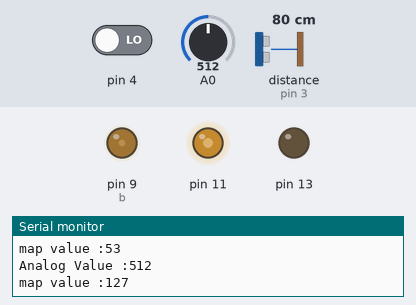
Recording of a sketch running on a simulated Arduino Uno, built with avr-gcc and run on an emulated ATmega328P. On the bench: output pins drawn as LEDs (lit = HIGH), the last lines printed to the serial monitor. Wiring (inferred from the names in the program): ultrasonic range finder: trigger pin 2; echo pin 3. The inputs (shaded band) are chosen by the test bench; at power-on: pin 4 LOW, distance to the obstacle (sensor on pin 3) 80 cm, A0 = 512. The echo pulse lasts 58.3 µs per cm; pins used as bus, display or sensor lines are not drawn.

Above: at 3.8 s.
3.9 s: pin 4 driven HIGH
At 5.8 s:
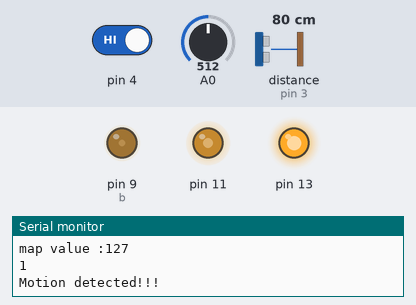
7.8 s: distance to the obstacle (sensor on pin 3) set to 24 cm
At 9.4 s:
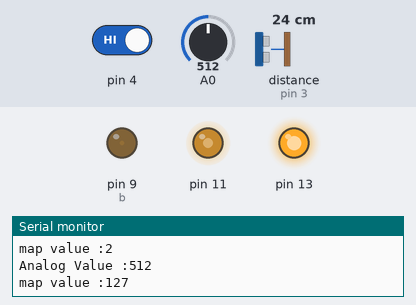
13.5 s: distance to the obstacle (sensor on pin 3) set to 21 cm
At 15.6 s:
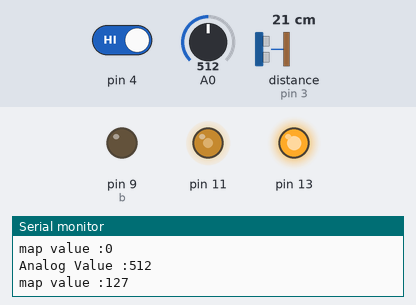
17.4 s: A0 set to 716
At 19.3 s:
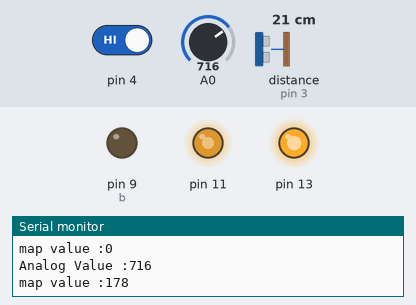
21.3 s: A0 set to 900
At 24.4 s:
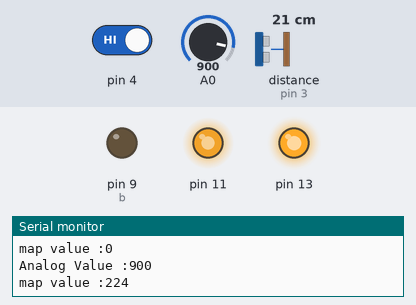
25.5 s: pin 4 driven LOW
At 27.1 s:
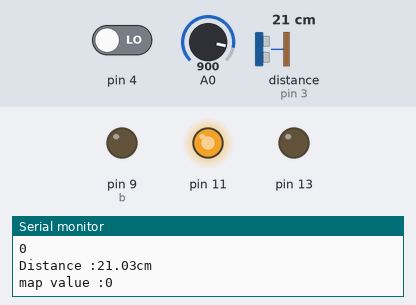
Timing chart, 0 to 28.6 s (numbered marks = the images above; inputs shaded):
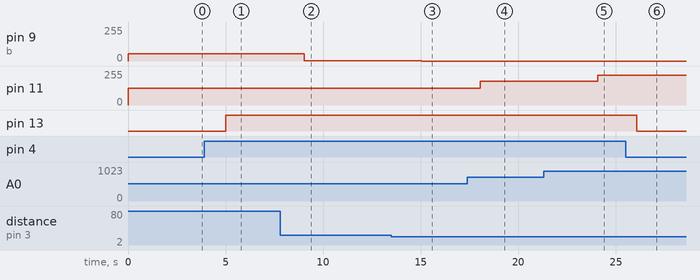

Measured:
- after the input at 3.9 s, pin 13: LOW → HIGH after 1.1 s
- after the input at 7.8 s, pin 9 (b): 53/255 → 2/255 after 1.2 s, → 3/255 3.0 s later
- after the input at 13.5 s, pin 9 (b): 3/255 → 0/255 after 1.5 s
- after the input at 17.4 s, pin 11: 127/255 → 178/255 after 0.66 s
- after the input at 21.3 s, pin 11: 178/255 → 224/255 after 2.8 s
- after the input at 25.5 s, pin 13: HIGH → LOW after 0.57 s

The sketch:

amazing_vihelmo_snicket1.ino
```cpp
int t = 2;
int e = 3;
int b = 9;
void setup()
{
  pinMode(11, OUTPUT);
  Serial.begin(9600);
  pinMode(t,OUTPUT);
  pinMode(e,INPUT);
  pinMode(b,OUTPUT);
  pinMode(4,INPUT);
  pinMode(13,OUTPUT);

}

void loop()
{
  // ultrasonic sensor

  digitalWrite(t,LOW);
  digitalWrite(t,HIGH);
  delayMicroseconds(10);
  digitalWrite(t,LOW);
  float dur = pulseIn(e,HIGH);
  float dis = (dur*0.0343)/2;
  Serial.print("Distance :");
  Serial.print(dis);
  Serial.println("cm ");
  if(dis>50)
  digitalWrite(b,HIGH);
  else
    digitalWrite(b,LOW);

  int b = map(dis,20,300,0,255);
  Serial.print("map value :");
  Serial.println(b);
  analogWrite(9,b);

  // temperture sensor

  int a = analogRead(A0);
  Serial.print("Analog Value :");
  Serial.println(a);
  int c = map(a,0,1023,0,255);
  Serial.print("map value :");
  Serial.println(c);
  analogWrite(11,c);
  delay(2000);

  //PIR Motion Sensor

  int p= digitalRead(4);
  Serial.println(p);
  digitalWrite(13,LOW);

  if(p){
    Serial.println("Motion detected!!!");
    digitalWrite(13,HIGH);
  }
  delay(1000);

}
```
